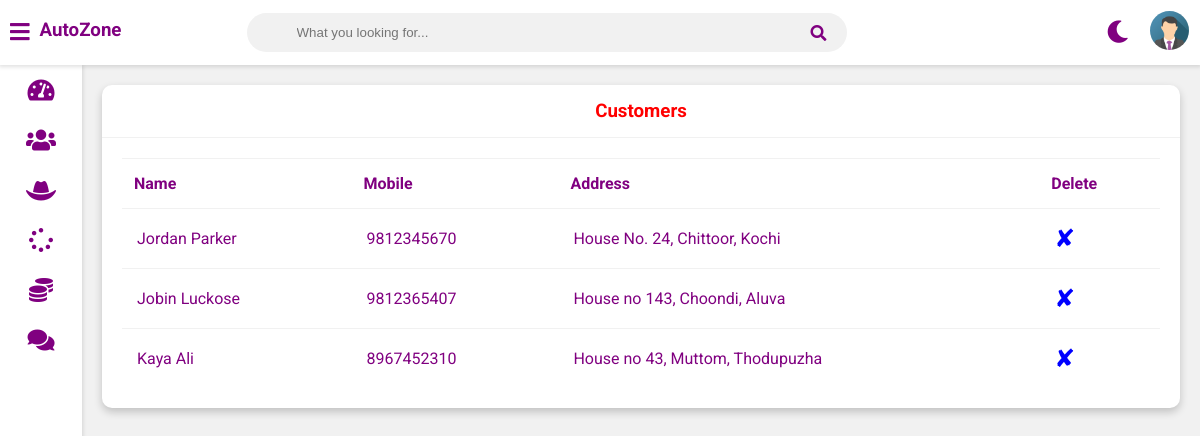
Screenshot of /admin-view-customer (signed in) with the database file from the repository.
### vehicle/models.py (models this page shows, shortened)
class Customer(models.Model):
    user=models.OneToOneField(User,on_delete=models.CASCADE)
    profile_pic= models.ImageField(upload_to='profile_pic/CustomerProfilePic/',null=True,blank=True)
    address = models.CharField(max_length=40)
    mobile = models.CharField(max_length=20,null=False)
    @property
    def get_name(self):
        return self.user.first_name+" "+self.user.last_name

### vehicle/views.py (the view)
# urls.py: path('admin-view-customer',views.admin_view_customer_view,name='admin-view-customer'),
@login_required(login_url='adminlogin')
def admin_view_customer_view(request):
    customers=models.Customer.objects.all()
    return render(request,'vehicle/admin_view_customer.html',{'customers':customers})

### templates/vehicle/admin_view_customer.html
{% extends 'vehicle/adminbase.html' %}
{% block content %}
{% load static %}
	<div class="wrapper">
		<div class="row">
			<div class="col-12 col-m-12 col-sm-12">
				<div class="card">
					<div class="card-header">
						<h3 style="color:red; text-align:center" >Customers
						</h3>
					</div>
					<div class="card-content">
						<table>
							<thead>
                <tr>
                  <th>Name</th>
                  <th>Mobile</th>
                  <th>Address</th>
                  <th>Delete</th>
                </tr>
							</thead>
							<tbody>
              {% for c in customers %}
                <tr>
                  <td> {{c.get_name}}</td>
                  <td>{{c.mobile}}</td>
                  <td>{{c.address}}</td>
                  <td><a style="color:blue; text-decoration:none;font-size:25px;"href="{% url 'delete-customer' c.id  %}">&#10008;</a></td>
                </tr>
                {% endfor %}
							</tbody>
						</table>
					</div>
				</div>
			</div>
		</div>
<br><br><br><br><br><br><br><br><br><br><br><br><br><br><br><br>
	</div>
{% endblock content %}

### static/style.css (style rules this page uses)
:root { --primary-color: linear-gradient(#d9ecc7,#07a3b2); --success-color:linear-gradient(#af6480,#103587); --warning-color:linear-gradient(#7dc387,#26c9d5); --danger-color:linear-gradient(#9b7dab,#06102e); --light-color: #212529; --light-second-color: #727475; --light-background: #ffffff; --light-second-background: #f1f1f1; --dark-color: #909090; --dark-second-color: #f5f6fa; --dark-background: #23242D; --dark-second-background: #181818; }
.light { --main-bg-color: var(--light-background); --second-bg-color: var(--light-second-background); --main-color: purple; --second-color: purple; }
* { box-sizing: border-box; }
body { font-family: 'Roboto', sans-serif; background: var(--main-bg-color); color: var(--main-color); margin: 0; border-radius: 20px; }
.wrapper { padding: 10px; margin-left: 82px; padding-top: 75px; background: var(--second-bg-color); transition: margin-left .5s; }
.row { display: flex; flex-wrap: wrap; flex-direction: row; }
.row:after, .row:before { box-sizing: border-box; }
[class*="col-"] { padding: 10px; }
@media only screen and (min-width: 600px) { .col-sm-12 { width: 100%; } }
@media only screen and (min-width: 768px) { .col-m-12 { width: 100%; } }
@media only screen and (min-width: 992px) { .col-12 { width: 100%; } }
.card { background: var(--main-bg-color); color: var(--main-color); border-radius: 10px; margin-bottom: 10px; box-shadow: 0 4px 8px 0 rgba(0,0,0,0.2); }
.card-header { padding: 15px 30px; border-bottom: 1px solid var(--second-bg-color); position: relative; }
.card-header h3 { margin: 0; }
.card-content { padding: 20px; overflow-x: auto; }
table { border-collapse: collapse; width: 100%; }
table td { border-top: 1px solid var(--second-bg-color); padding: 15px; }
table th { border-top: 1px solid var(--second-bg-color); border-bottom: 1px solid var(--second-bg-color); padding: 15px 12px; text-align: left; }

### rows the page displays
Customer: get_name "Jordan Parker", mobile "9812345670", address "House No. 24, Chittoor, Kochi"
Customer: get_name "Jobin Luckose", mobile "9812365407", address "House no 143, Choondi, Aluva"
Customer: get_name "Kaya Ali", mobile "8967452310", address "House no 43, Muttom, Thodupuzha"
